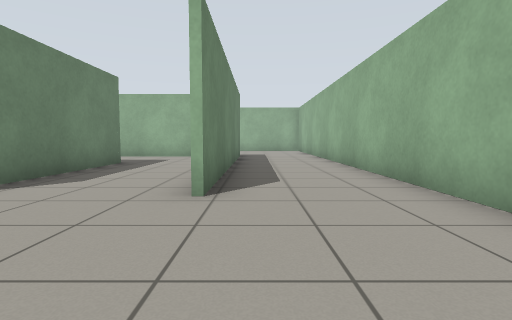
[1] (above)

16 first-person views from a walk through a robot-simulator world made for Gazebo. The camera is 0.72 m above the floor, tilts 4° down and sees 80° across. The floor is counted in squares, 1 m on a side. Each view is taken from the middle of a square. On the plan, view 1 faces up. The plan holds only what a view shows up to about 10 squares ahead; the rest is blank.

[2]
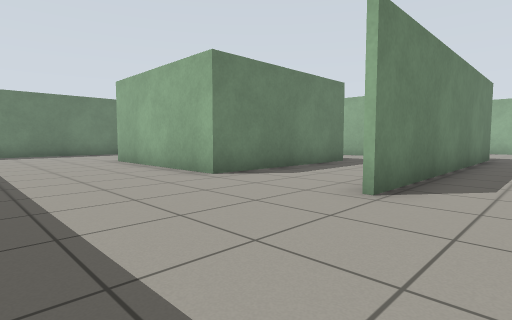

[3]
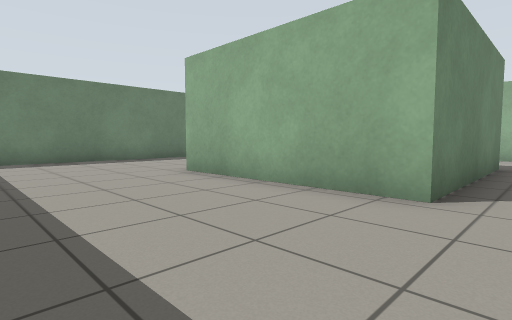

[4]
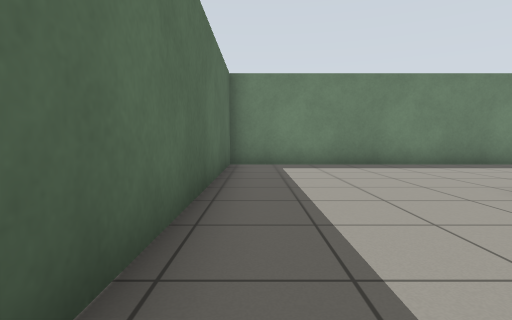

[5]
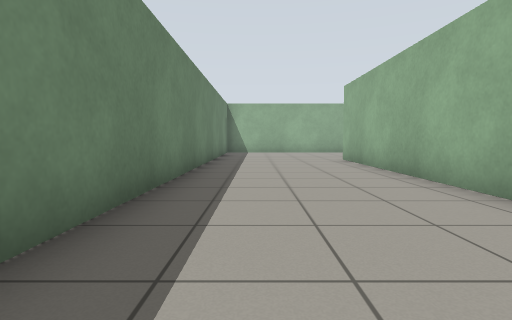

[6]
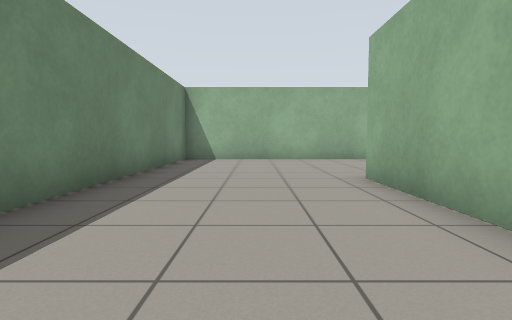

[7]
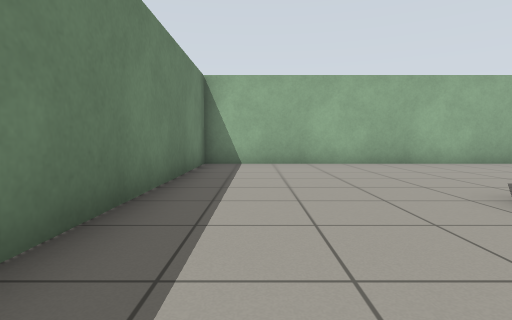

[8]
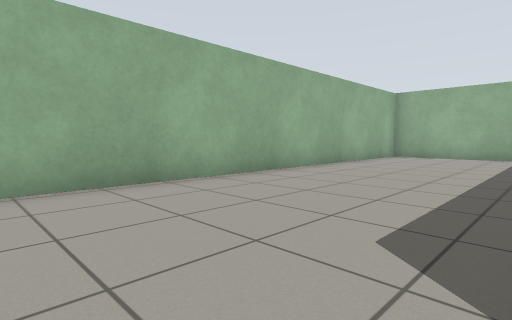

[9]
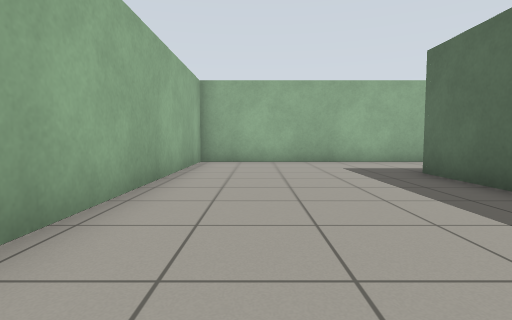

[10]
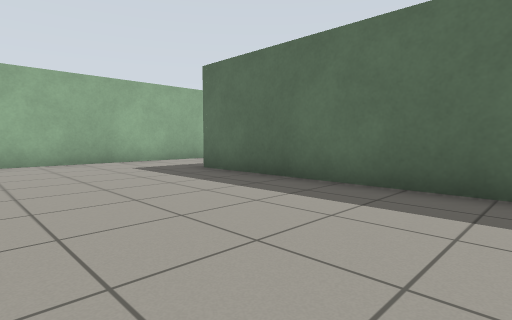

[11]
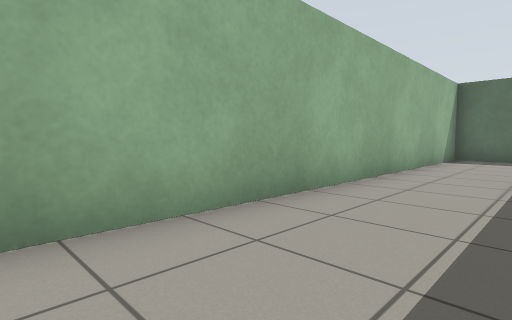

[12]
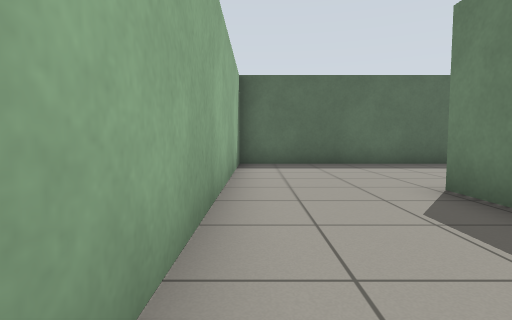

[13]
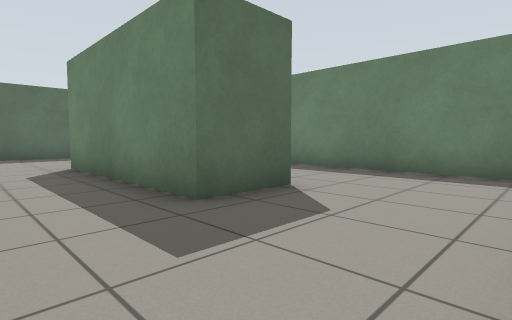

[14]
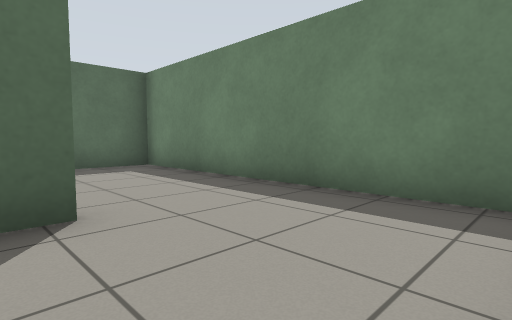

[15]
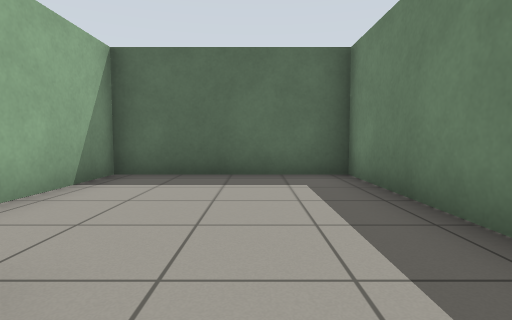

[16]
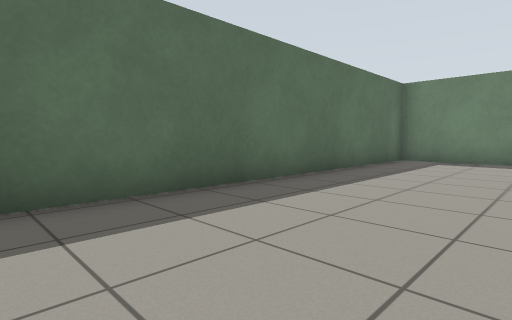

### Floor plan
Ten units are one square. View 1 is at (0, 0); x grows to the right and y downward. Boxes are objects, and circles mark ways between rooms. Rooms are numbered by the first view taken in them; rooms with no view inside come last. Other rooms are left out.
<svg viewBox="-140 -182 170 194">
<path fill="none" stroke="#000" d="M-90 -55 -90 -126M-68 -125 -7 -125 -7 -38M-40 -38 -90 -38M-135 -177 -135 7 25 7 25 -177 -135 -177M-59 -90 -40 -90 -40 -38M-89 -118 -89 -39 -42 -39 -42 -68"/>
<circle cx="-25" cy="-40" r="3" fill="#2a7"/>
<text x="-100" y="-90">1</text>
<text x="-50" y="-80">2</text>
</svg>
Room 1 opens to room 2.

Where each view was taken, in squares from view 1:
view 1: 0 up, 0 right, facing up
view 2: 0 up, 1 right, facing up-left
view 3: 0 up, 3 left, facing up-left
view 4: 0 up, 5 left, facing left
view 5: 2 up, 12 left, facing up
view 6: 7 up, 11 left, facing up
view 7: 9 up, 12 left, facing up
view 8: 13 up, 10 left, facing up-right
view 9: 16 up, 7 left, facing right
view 10: 17 up, 7 left, facing down-right
view 11: 11 up, 0 right, facing down-right
view 12: 8 up, 2 right, facing down
view 13: 12 up, 2 left, facing down-left
view 14: 12 up, 5 left, facing down-left
view 15: 10 up, 7 left, facing down
view 16: 3 up, 3 left, facing down-left
